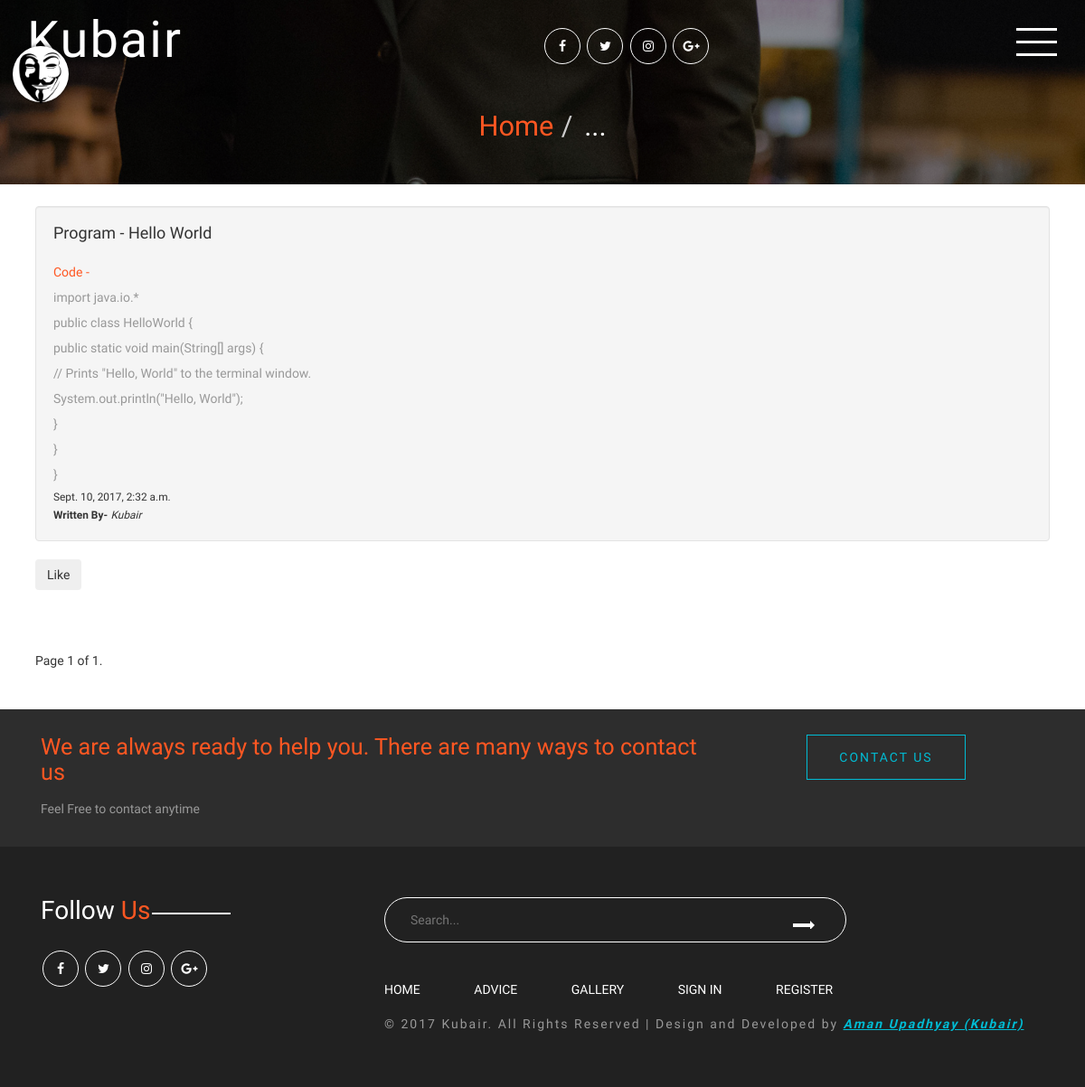
The page /java/ on the database its author committed.
### programs/models.py (models this page shows, shortened)
class Java_Program(models.Model):
    title=models.CharField(max_length=50,blank=False,default='Program Name')
    Program_code=models.TextField(blank=False,default='Programming Code')
    Created_time=models.DateTimeField(auto_now=True)
    author=models.ForeignKey('auth.User')
    likes=models.IntegerField(default=0)

### programs/views.py (the view)
# urls.py: url(r'^java/$', programs_views.Java_Code, name="Java"),
def Java_Code(request):
    program = Java_Program.objects.all().order_by('Created_time')
    paginator = Paginator(program, 5)
    page = request.GET.get('page')
    try:
        posts = paginator.page(page)
    except PageNotAnInteger:
        posts = paginator.page(1)
    except EmptyPage:
        posts = paginator.page(paginator.num_pages)
    contex = {'javap': posts}
    return render(request, 'Java_Programs.html', contex)

### templates/Java_Programs.html (shortened to what this page needs)
{% extends 'base.html' %}
{% load static %}
{% block content %}
    {% include 'snippts/header.html' %}
    {% for prog in javap %}
        <div class="container well-lg">
            <div class="col-md 6 well m-t-3">
                <h4>Program - {{ prog.title }}</h4>
                <br>
                <p class="bottom-right" style="color:#ff5722">Code - {{ prog.Program_code | linebreaks  }}</p>
                <small>{{ prog.Created_time }}</small>
                <br>
                <small><b>Written By-</b></small>
                <small><i>{{ prog.author }}</i></small>
            </div>
            <button id="likes" data-id="{{ prog.id }}" class="btnlikes btn btn-social-icon">Like
                {% if prog.likes > 0 %}{{ prog.likes }} {% endif %}</button>
        </div>
    {% endfor %}
    <div class="container well-lg">
    <div class="pagination">
        <span class="current">
            Page {{ javap.number }} of {{ javap.paginator.num_pages }}.</span>
    </div>
    </div>
    {% include 'snippts/contactus_footer.html' %}
    {% include 'snippts/footer.html' %}
{% endblock content %}

### Advises/static/css/style.css (style rules this page uses)
body { margin:0; font-family: 'Roboto Condensed', sans-serif; background: #fff; }
h1,h2,h3,h4,h5,h6 { margin:0; font-family: 'Oswald', sans-serif; }
p { margin:0; }
p { font-size: 1em; color: #999; line-height: 2em; }
.well { font-weight: 300; font-size: 14px; }

### rows shown on the page
Java_Program: title "Hello World", Program_code "import java.io.* public class HelloWorld { public static void main(String[] args) { // Prints \"Hello, World\" to the terminal window. System.out.println(\"Hello, World\"); } } }", Created_time "Sept. 10, 2017, 2:32 a.m.", author "Kubair"

### other values the page prints
{{ javap.number }} "1"
{{ javap.paginator.num_pages }} "1"
